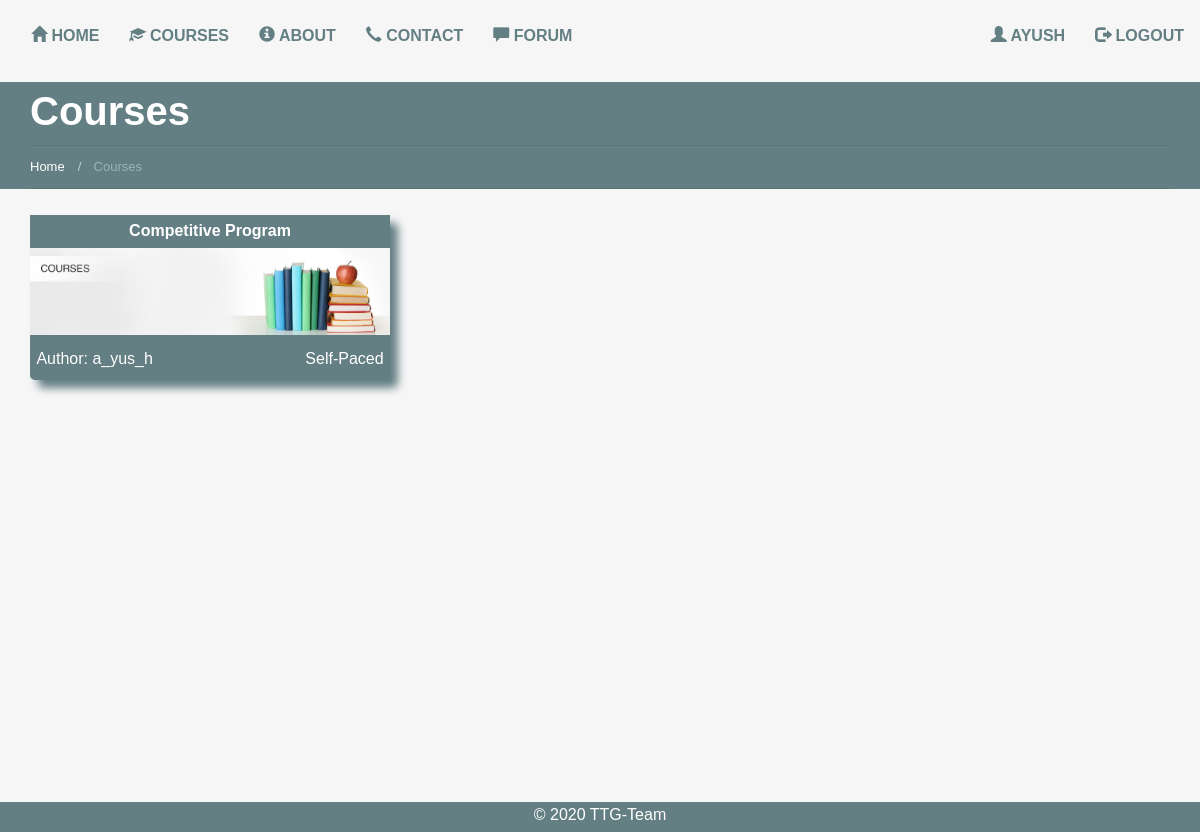
Screenshot of /courses/ (signed in) with the database file from the repository.
### users/models.py (models this page shows)
class UserProfile(AbstractUser):
    is_professor = models.BooleanField(default=False)
    is_site_admin = models.BooleanField(default=False)
    objects = CustomUserManager()

### courses/models.py (models this page shows, shortened)
class Course(models.Model):
    course_name = models.CharField(unique=True, max_length=20)
    course_created_date = models.DateTimeField(auto_now_add=True)
    user = models.ForeignKey(UserProfile, default=1)
    students = models.ManyToManyField(UserProfile, related_name='students_to_course')
    for_everybody = models.BooleanField(default=True)

### courses/views.py (the view)
# urls.py: url(r'^courses/', include('courses.urls')),
@login_required
def courses(request):
    if request.user.is_professor or request.user.is_site_admin:
        queryset = Course.objects.all()
    else:
        queryset = Course.objects.filter(for_everybody=True)
    context = {
        "title": "Courses",
        "queryset": queryset,
    }
    return render(request, "users/course.html", context)

### templates/users/course.html (shortened to what this page needs)
{% extends 'base.html' %}
{% load staticfiles %}
{% block content %}
  <link href="{% static "css/course.css" %}" rel="stylesheet"/>
  <div class="container-fluid">
    <div class="row">
      {% include 'breadcrumb.html' %}
      <div class="col-xs-12  col-md-6 col-md-offset-3 message">
      </div>
      {% include 'courses/course_box_model.html' %}
    </div>
  </div>
{% endblock %}

### templates/navbar.html (shortened to what this page needs)
<nav class="navbar" role="navigation">
  <div class="container-fluid">
    <div class="collapse navbar-collapse" id="mainNavBar">
      <ul class="nav navbar-nav">
        <li class="active"><a href="/"><span class="glyphicon glyphicon-home"></span> Home</a></li>
        {% if request.user.is_authenticated %}
          <li><a href="{% url 'courses' %}"><span class="glyphicon glyphicon-education"></span> Courses</a></li>
        {% else %}
          <li><a href="/"><span class="glyphicon glyphicon-education"></span> Courses</a></li>
        {% endif %}
        <li><a href="{% url 'about' %}"><span class="glyphicon glyphicon-info-sign"></span> About</a></li>
        <li><a href="{% url 'contact' %}"><span class="glyphicon glyphicon-earphone"></span> Contact</a></li>
        {% if request.user.is_authenticated %}
          <li><a href="{% url 'forum' %}"><span class="glyphicon glyphicon glyphicon-comment"></span> Forum</a></li>
        {% endif %}
      </ul>
      <ul class="nav navbar-nav navbar-right">
        {% if request.user.is_authenticated %}
          <li><a href="{% url 'profile' %}"><span class="glyphicon glyphicon-user"></span> {{ user.get_username }}</a>
          </li>
          <li><a href="/accounts/logout"><span class="glyphicon glyphicon-log-out"></span> Logout</a></li>
        {% else %}
          <li><a href="/accounts/register"><span class="glyphicon glyphicon-plus"></span> Register</a></li>
          <li><a href="/accounts/login"><span class="glyphicon glyphicon-user"></span> Login</a></li>
        {% endif %}
      </ul>
    </div>
  </div>
</nav>

### templates/courses/course_box_model.html
{% block cbox_model %}
  {% load staticfiles %}
  <div class="container content">
    <link href="{% static "css/course.css" %}" rel="stylesheet"/>
    <div class="row">
      {% if queryset %}
        {% for instance in queryset %}
          <div class="col-md-4 course-box-model">
            <a href="{% url 'course_homepage' instance.course_name %}">
              <div class="inner-wrap">
                <div class="inner-top">
                  {{ instance.course_name }}
                </div>
                <div class="inner-middle"></div>
                <div class="inner-bottom">
                  <span class="author">Author: {{ instance.user }}</span>
                  <span class="course-type">Self-Paced</span>
                </div>
              </div>
            </a>
          </div>
        {% endfor %}
      {% endif %}
    </div>
  </div>
{% endblock %}

### users/static_in_users/static_files/css/base.css (style rules this page uses)
html, body { font-family: 'Source Sans Pro', sans-serif; font-size: 100%; background-color: #F6F6F6; height: 100%; }
ul, ol { margin: 0; }

### users/static_in_users/static_files/css/home1.css (style rules this page uses)
ul, ol { margin: 0; }
html, body { font-family: 'Source Sans Pro', sans-serif; font-size: 100%; background-color: #F6F6F6; }
a { outline: none !important; }
@media (max-width: 1200px) { #mainNavBar { padding-left: 0; padding-right: 0; } }
#mainNavBar { margin-top: 10px; }
#mainNavBar li a { display: block; font-size: 1em; color: #637f83; -webkit-transition: all 0.3s ease; -moz-transition: all 0.3s ease; -o-transition: all 0.3s ease; transition: all 0.3s ease; text-transform: uppercase; font-weight: bold; }

### users/static_in_users/static_files/css/course.css (style rules this page uses)
.inner-wrap { -moz-border-radius: 5px; border-radius: 5px; -moz-box-shadow: 8px 8px 8px #637F83; -webkit-box-shadow: 8px 8px 8px #637F83; box-shadow: 8px 8px 8px #637F83; background-color: #637F83; }
.inner-top { padding-top: 5px; padding-bottom: 5px; color: #fff; background: #637F83; text-align: center; text-transform: capitalize; font-weight: bolder; }
.course-box-model { margin-bottom: 2em; }
.course-box-model a { text-decoration: none; color: white; }
.inner-middle { background: url(../img/course-box.jpg) no-repeat 0 0; background-size: contain; min-height: 100px; }
.inner-bottom { padding: 0 0.4em 0.6em 0.4em; color: white; }
.course-type { float: right; }
.row { margin-bottom: 1em; }
.message { text-align: center; }

### rows the page displays
UserProfile: get_username "AYUSH"
Course: course_name "Competitive Program", user "a_yus_h"

### other values shown
{{ title }} "Courses"
